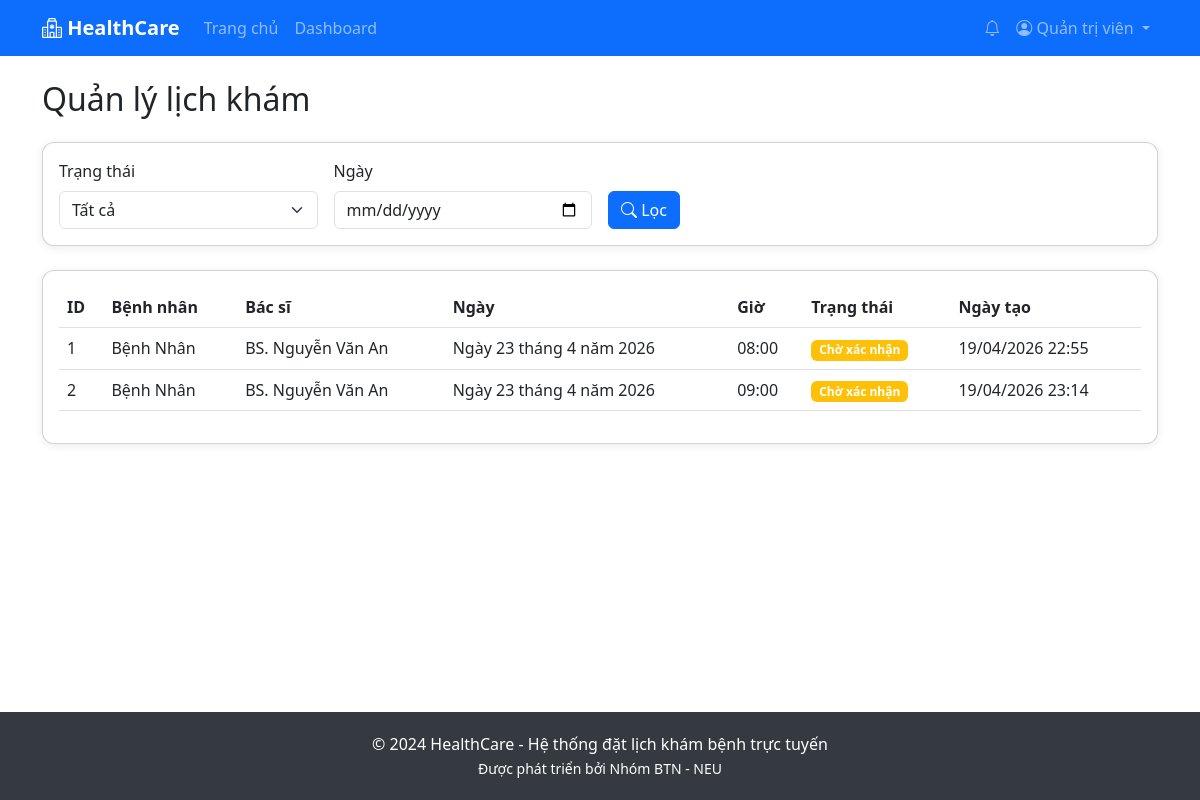
The page /management/appointments/ (signed in) on the database its author committed.
### accounts/models.py (models this page shows, shortened)
class User(AbstractUser):
    ROLE_CHOICES = [
        ('patient', 'Bệnh nhân'),
        ('doctor', 'Bác sĩ'),
        ('admin', 'Quản trị viên'),
    ]
    role = models.CharField(max_length=10, choices=ROLE_CHOICES, default='patient')
    phone = models.CharField(max_length=15, blank=True)
    address = models.TextField(blank=True)
    is_active = models.BooleanField(default=True)
    def is_patient(self):
        return self.role == 'patient'
    def is_admin_user(self):
        return self.role == 'admin' or self.is_superuser

### appointments/models.py (models this page shows, shortened)
class Appointment(models.Model):
    STATUS_CHOICES = [
        ('pending', 'Chờ xác nhận'),
        ('confirmed', 'Đã xác nhận'),
        ('completed', 'Hoàn thành'),
        ('cancelled', 'Đã hủy'),
        ('rejected', 'Từ chối'),
    ]
    patient = models.ForeignKey(Patient, on_delete=models.CASCADE, related_name='appointments')
    doctor = models.ForeignKey(Doctor, on_delete=models.CASCADE, related_name='appointments')
    appointment_date = models.DateField()
    appointment_time = models.TimeField()
    status = models.CharField(max_length=20, choices=STATUS_CHOICES, default='pending')
    symptoms = models.TextField(blank=True, help_text='Mô tả triệu chứng')
    notes = models.TextField(blank=True, help_text='Ghi chú của bác sĩ')
    checked_in = models.BooleanField(default=False, help_text='Đã check-in khi đến khám')
    checked_in_at = models.DateTimeField(null=True, blank=True)
    created_at = models.DateTimeField(auto_now_add=True)
    updated_at = models.DateTimeField(auto_now=True)
    class Meta:
        verbose_name = 'Lịch khám'
        verbose_name_plural = 'Lịch khám'
        ordering = ['-appointment_date', '-appointment_time']
        constraints = [
            models.UniqueConstraint(
                fields=['doctor', 'appointment_date', 'appointment_time'],
                condition=Q(status__in=['pending', 'confirmed']),
                name='uniq_active_appointment_slot',
            )
        ]

### patients/models.py (models this page shows)
class Patient(models.Model):
    GENDER_CHOICES = [
        ('M', 'Nam'),
        ('F', 'Nữ'),
        ('O', 'Khác'),
    ]
    user = models.OneToOneField(User, on_delete=models.CASCADE, related_name='patient_profile')
    date_of_birth = models.DateField(null=True, blank=True)
    gender = models.CharField(max_length=1, choices=GENDER_CHOICES, blank=True)
    insurance_info = models.CharField(max_length=100, blank=True)
    medical_history = models.TextField(blank=True)
    created_at = models.DateTimeField(auto_now_add=True)
    updated_at = models.DateTimeField(auto_now=True)
    def __str__(self):
        return f"{self.user.get_full_name() or self.user.username}"
    class Meta:
        verbose_name = 'Bệnh nhân'
        verbose_name_plural = 'Bệnh nhân'

### doctors/models.py (models this page shows, shortened)
class Doctor(models.Model):
    STATUS_CHOICES = [
        ('available', 'Đang làm việc'),
        ('busy', 'Bận'),
        ('off', 'Nghỉ phép'),
    ]
    user = models.OneToOneField(User, on_delete=models.CASCADE, related_name='doctor_profile')
    specialization = models.ForeignKey(Specialization, on_delete=models.SET_NULL, null=True, related_name='doctors')
    qualification = models.CharField(max_length=200, blank=True)
    experience_years = models.PositiveIntegerField(default=0)
    consultation_fee = models.DecimalField(max_digits=10, decimal_places=0, default=0)
    status = models.CharField(max_length=20, choices=STATUS_CHOICES, default='available')
    bio = models.TextField(blank=True)
    clinic_name = models.CharField(max_length=200, blank=True, help_text='Tên phòng khám')
    clinic_address = models.TextField(blank=True, help_text='Địa chỉ phòng khám')
    clinic_phone = models.CharField(max_length=15, blank=True, help_text='Số điện thoại phòng khám')
    clinic_map_url = models.URLField(blank=True, help_text='URL Google Maps iframe')
    created_at = models.DateTimeField(auto_now_add=True)
    updated_at = models.DateTimeField(auto_now=True)
    def __str__(self):
        return f"BS. {self.user.get_full_name() or self.user.username}"
    class Meta:
        verbose_name = 'Bác sĩ'
        verbose_name_plural = 'Bác sĩ'

### appointments/views.py (the view)
    def wrapper(request, *args, **kwargs):
        if not request.user.is_admin_user():
            messages.error(request, 'Bạn không có quyền truy cập trang này.')
            return redirect('dashboard')
        return view_func(request, *args, **kwargs)

### appointments/views.py (called while the page is built)
def admin_required(view_func):
    def wrapper(request, *args, **kwargs):
        if not request.user.is_admin_user():
            messages.error(request, 'Bạn không có quyền truy cập trang này.')
            return redirect('dashboard')
        return view_func(request, *args, **kwargs)
    return wrapper

@login_required
@admin_required
def manage_appointments(request):
    appointments = Appointment.objects.all().order_by('-appointment_date')
    status_filter = request.GET.get('status', '')
    date_filter = request.GET.get('date', '')
    if status_filter:
        appointments = appointments.filter(status=status_filter)
    if date_filter:
        appointments = appointments.filter(appointment_date=date_filter)
    context = {
        'appointments': appointments,
        'status_filter': status_filter,
        'date_filter': date_filter,
    }
    return render(request, 'admin_panel/appointments.html', context)

### templates/admin_panel/appointments.html (shortened to what this page needs)
{% extends 'base.html' %}
{% block content %}
<div class="container py-4">
    <h2 class="mb-4">Quản lý lịch khám</h2>
    <div class="card mb-4">
        <div class="card-body">
            <form method="get" class="row g-3 align-items-end">
                <div class="col-md-3">
                    <label class="form-label">Trạng thái</label>
                    <select name="status" class="form-select">
                        <option value="">Tất cả</option>
                    </select>
                </div>
                <div class="col-md-3">
                    <label class="form-label">Ngày</label>
                    <input type="date" name="date" class="form-control" value="{{ date_filter }}">
                </div>
                <div class="col-md-2">
                    <button type="submit" class="btn btn-primary"><i class="bi bi-search"></i> Lọc</button>
                </div>
            </form>
        </div>
    </div>
    <div class="card">
        <div class="card-body">
            <div class="table-responsive">
                <table class="table table-hover">
                    <thead>
                        <tr>
                            <th>ID</th>
                            <th>Bệnh nhân</th>
                            <th>Bác sĩ</th>
                            <th>Ngày</th>
                            <th>Giờ</th>
                            <th>Trạng thái</th>
                            <th>Ngày tạo</th>
                        </tr>
                    </thead>
                    <tbody>
                        {% for apt in appointments %}
                            <tr>
                                <td>{{ apt.id }}</td>
                                <td>{{ apt.patient }}</td>
                                <td>{{ apt.doctor }}</td>
                                <td>{{ apt.appointment_date }}</td>
                                <td>{{ apt.appointment_time }}</td>
                                <td>
                                    <span class="badge bg-{% if apt.status == 'pending' %}warning{% elif apt.status == 'confirmed' %}success{% elif apt.status == 'completed' %}info{% elif apt.status == 'cancelled' %}danger{% else %}secondary{% endif %}">
                                        {{ apt.get_status_display }}
                                    </span>
                                </td>
                                <td>{{ apt.created_at|date:"d/m/Y H:i" }}</td>
                            </tr>
                        {% empty %}
                            <tr>
                                <td colspan="7" class="text-muted text-center">Không có lịch khám nào.</td>
                            </tr>
                        {% endfor %}
                    </tbody>
                </table>
            </div>
        </div>
    </div>
</div>
{% endblock %}

### templates/base.html (shortened to what this page needs)
<!DOCTYPE html>
<html lang="vi">
<head>
    <link href="https://cdn.jsdelivr.net/npm/bootstrap@5.3.0/dist/css/bootstrap.min.css" rel="stylesheet">
    <link href="https://cdn.jsdelivr.net/npm/bootstrap-icons@1.10.0/font/bootstrap-icons.css" rel="stylesheet">
</head>
<body>
    <nav class="navbar navbar-expand-lg navbar-dark bg-primary">
        <div class="container">
            <a class="navbar-brand" href="{% url 'home' %}">
                <i class="bi bi-hospital"></i> HealthCare
            </a>
            <div class="collapse navbar-collapse" id="navbarNav">
                <ul class="navbar-nav me-auto">
                    <li class="nav-item">
                        <a class="nav-link" href="{% url 'home' %}">Trang chủ</a>
                    </li>
                    {% if user.is_authenticated %}
                        <li class="nav-item">
                            <a class="nav-link" href="{% url 'dashboard' %}">Dashboard</a>
                        </li>
                    {% endif %}
                </ul>
                <ul class="navbar-nav">
                    {% if user.is_authenticated %}
                        <li class="nav-item dropdown">
                            <a class="nav-link position-relative" href="#" id="notificationDropdown" role="button" data-bs-toggle="dropdown">
                                <i class="bi bi-bell"></i>
                            </a>
                        </li>
                        <li class="nav-item dropdown">
                            <a class="nav-link dropdown-toggle" href="#" id="userDropdown" role="button" data-bs-toggle="dropdown">
                                <i class="bi bi-person-circle"></i>
                                <span class="d-none d-md-inline">{{ user.get_full_name|default:user.username }}</span>
                            </a>
                        </li>
                    {% endif %}
                </ul>
            </div>
        </div>
    </nav>
    <main>
        {% block content %}{% endblock %}
    </main>
    <footer>
        <div class="container text-center">
            <p class="mb-0">&copy; 2024 HealthCare - Hệ thống đặt lịch khám bệnh trực tuyến</p>
            <small>Được phát triển bởi Nhóm BTN - NEU</small>
        </div>
    </footer>
</body>
</html>

### templates/base.html (style rules this page uses)
:root { --primary-gradient: linear-gradient(135deg, #667eea 0%, #764ba2 100%); --primary-color: #667eea; }
* { -webkit-tap-highlight-color: transparent; }
body { min-height: 100vh; display: flex; flex-direction: column; font-size: 16px; }
.navbar-brand { font-weight: bold; }
.card { transition: transform 0.2s; border-radius: 12px; box-shadow: 0 2px 10px rgba(0,0,0,0.08); }
footer { margin-top: auto; background-color: #343a40; color: white; padding: 20px 0; }
.navbar { position: sticky; top: 0; z-index: 1030; }

### rows shown on the page
User: get_full_name "Quản trị viên"
Appointment: id "1", patient "Bệnh Nhân", doctor "BS. Nguyễn Văn An", appointment_date "Ngày 23 tháng 4 năm 2026", appointment_time "08:00", status "Chờ xác nhận", created_at "19/04/2026 22:55"
Appointment: id "2", patient "Bệnh Nhân", doctor "BS. Nguyễn Văn An", appointment_date "Ngày 23 tháng 4 năm 2026", appointment_time "09:00", status "Chờ xác nhận", created_at "19/04/2026 23:14"
